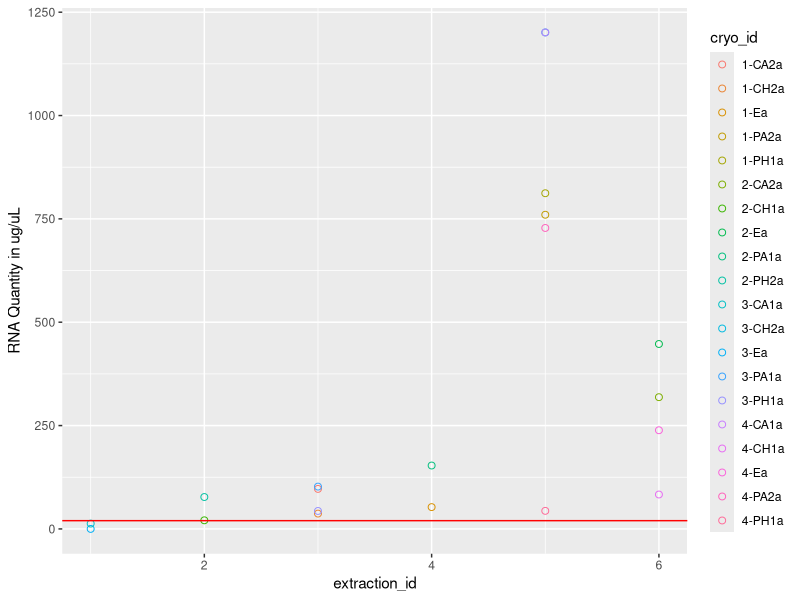
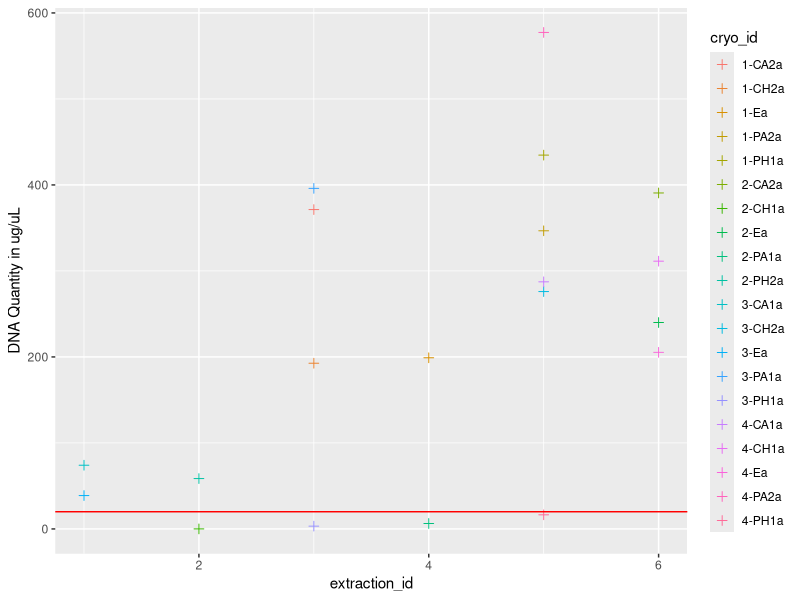
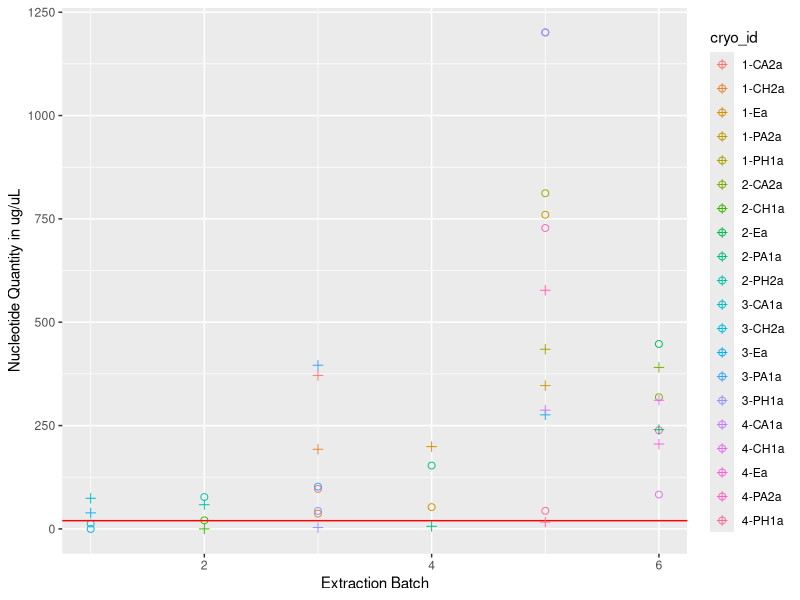
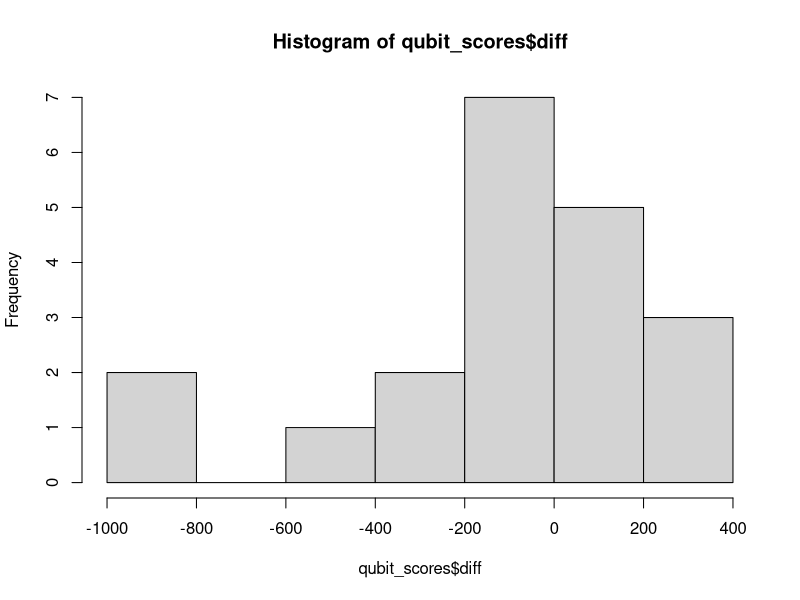
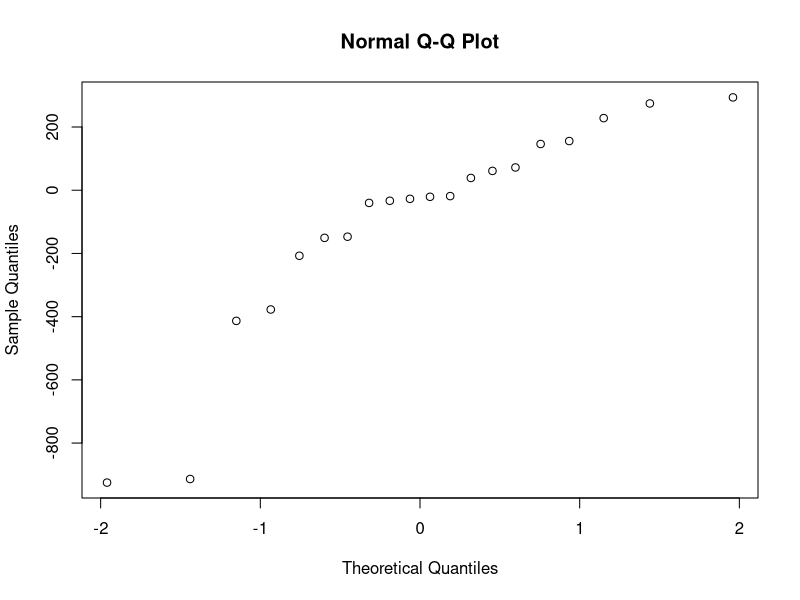
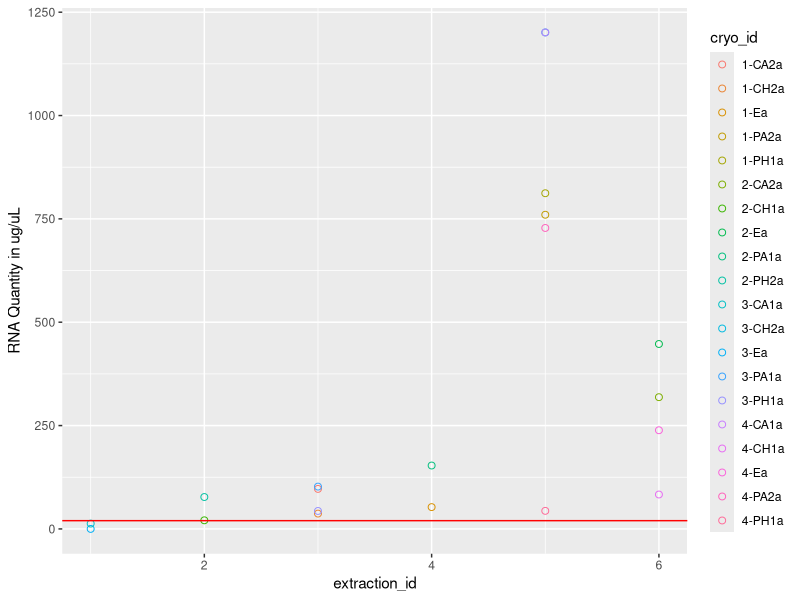
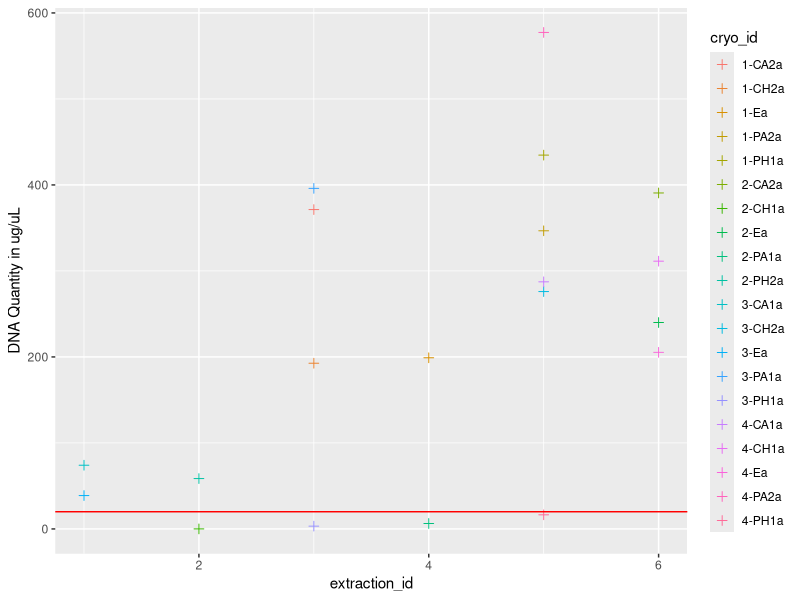
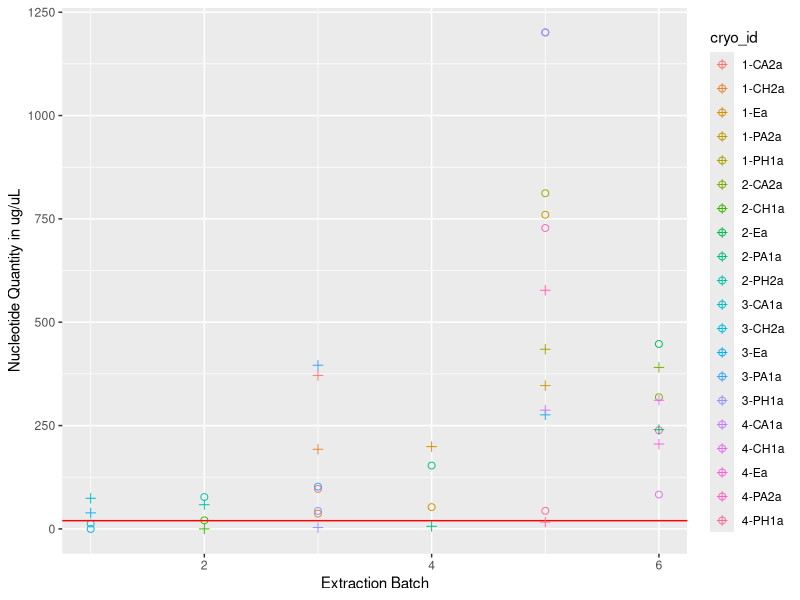

These figures' R source, in order:
## ---- chunk 1
knitr::opts_chunk$set(echo = TRUE, warning = FALSE, message = FALSE)
## ---- chunk 2
library(tidyverse)
library(ggplot2)
library(readr)
## ---- chunk 3
extr_meta <- read_csv("output/extractions_metadata.csv")
head(extr_meta)
## ---- chunk 4
extracted <- extr_meta %>%
  filter(!is.na(extraction_id))
head(extracted, 20)

## ---- chunk 5
# Make RNA average column and move to after 3rd reading `qubit_rna_3`
extracted <- extracted %>% 
  mutate(
    qubit_rna_avg = rowMeans(select(.,qubit_rna_1, qubit_rna_2, qubit_rna_3))) %>%
    relocate(qubit_rna_avg, .after = qubit_rna_3) 

# Make DNA average column and move to after 3rd reading `qubit_dna_3`
extracted <- extracted %>% 
  mutate(   
    qubit_dna_avg = rowMeans(select(.,qubit_dna_1, qubit_dna_2, qubit_dna_3))) %>%
    relocate(qubit_dna_avg, .after = qubit_dna_3)

# Make a slimmed-down version 
columns <- c("cryo_id", "extraction_id", "qubit_rna_avg", "qubit_dna_avg")

extracted_slim <- extracted %>% 
  select(all_of(columns))

# Save this as a running list of extracted samples
write_csv(extracted, "output/extracted.csv")
write_csv(extracted_slim, "output/extracted_slim.csv")
## ---- chunk 6
# subset to review Qubit Scores
qubit_scores <- extracted  %>%
  select(cryo_id, extraction_id, qubit_dna_avg, qubit_rna_avg) %>% 
  arrange(extraction_id)

print(qubit_scores)
## ---- chunk 7
# Create base scatterplot
rna <- ggplot(data = extracted, aes(x = extraction_id, y = qubit_rna_avg, color = cryo_id)) +
  geom_point(size = 2, shape = 1) + 
  ylab("RNA Quantity in ug/uL") + 
  geom_hline(yintercept = 20, linetype = "solid", color = "red")

# save the plot as an PNG file
ggsave("../output/rna.png", plot = rna, width = 8, height = 4, dpi = 600)

# View plot
rna
## ---- chunk 8
dna <- ggplot(data = extracted, aes(x = extraction_id, y = qubit_dna_avg, color = cryo_id)) +
  geom_point(size = 2, shape = 3) + 
  ylab("DNA Quantity in ug/uL") + 
  geom_hline(yintercept = 20, linetype = "solid", color = "red")

# save the plot as an PNG file
ggsave("../output/dna.png", plot = dna, width = 8, height = 4, dpi = 600)

# View plot
dna
## ---- chunk 9
rna_dna <- rna +
  geom_point(data = extracted, aes(x = extraction_id, y = qubit_dna_avg, color = cryo_id), size = 2, shape = 3) +
  scale_shape_manual(name = "Nucleotides", values = c(0, 2), labels = c("RNA", "DNA")) +
  ylab("Nucleotide Quantity in ug/uL") + 
  xlab("Extraction Batch")

# save the plot as an PNG file
ggsave("output/rna_dna.png", plot = rna_dna, width = 8, height = 4, dpi = 600)

# View plot
rna_dna
## ---- chunk 10
qubit_scores$diff <- qubit_scores$qubit_dna_avg - qubit_scores$qubit_rna_avg
hist(qubit_scores$diff)
qqnorm(qubit_scores$diff)
shapiro.test(qubit_scores$diff)
## ---- chunk 11
wilcox.test(x=qubit_scores$qubit_dna_avg, y=qubit_scores$qubit_rna_avg, paired=TRUE, alternative = 'two.sided')
